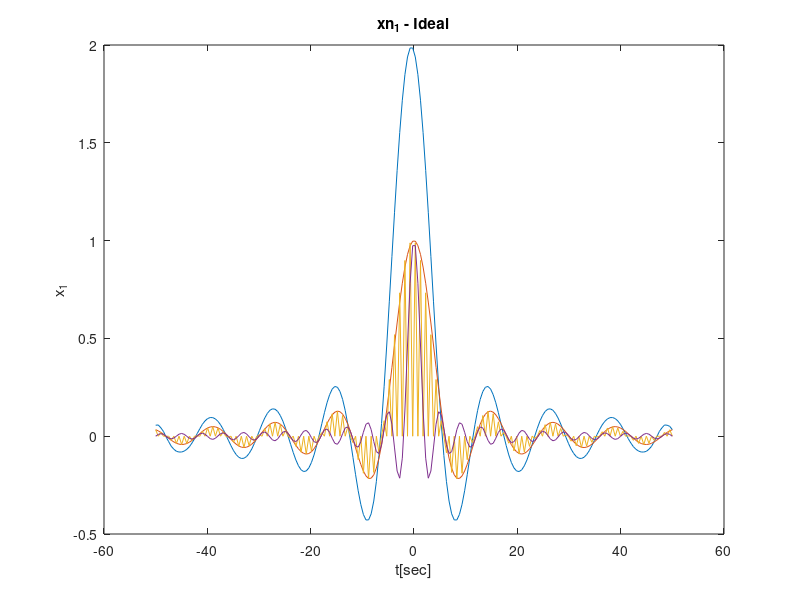

Here is the MATLAB script that generated this plot:
clear;
clearvars;

T = 2;
N = 10;
points = 200;
t = linspace(-50,50,points);
n = linspace(-50,50,points/T);
x1 = sinc(t./6);
xn1 = sinc(n./6);
j=1;
for i = 1:length(t)
    if mod(i-1,T) == 0
       xs(i) = xn1(j);
       j = j+1;
    else
       xs(i) = 0;
    end
end 

ideal = conv(xs, sinc(t./T), 'same');
figure;
plot(t,ideal);
hold on;
plot(t,x1);
hold on;
%stem(n,xn1);
hold on;
plot(t,xs);
hold on;
plot(t,sinc(t*(1/T)));
hold off;
title('xn_1 - Ideal')
ylabel('x_1');
xlabel('t[sec]');
